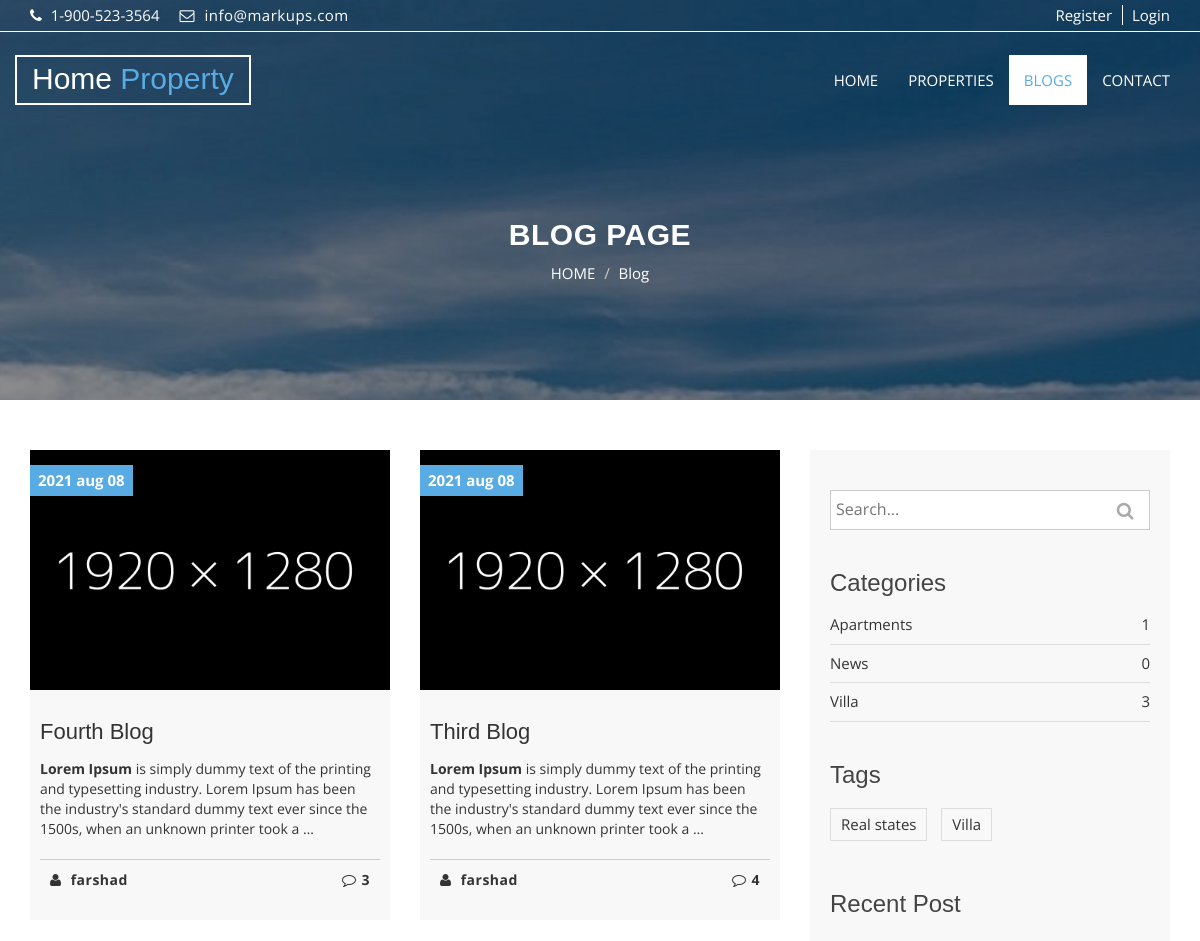
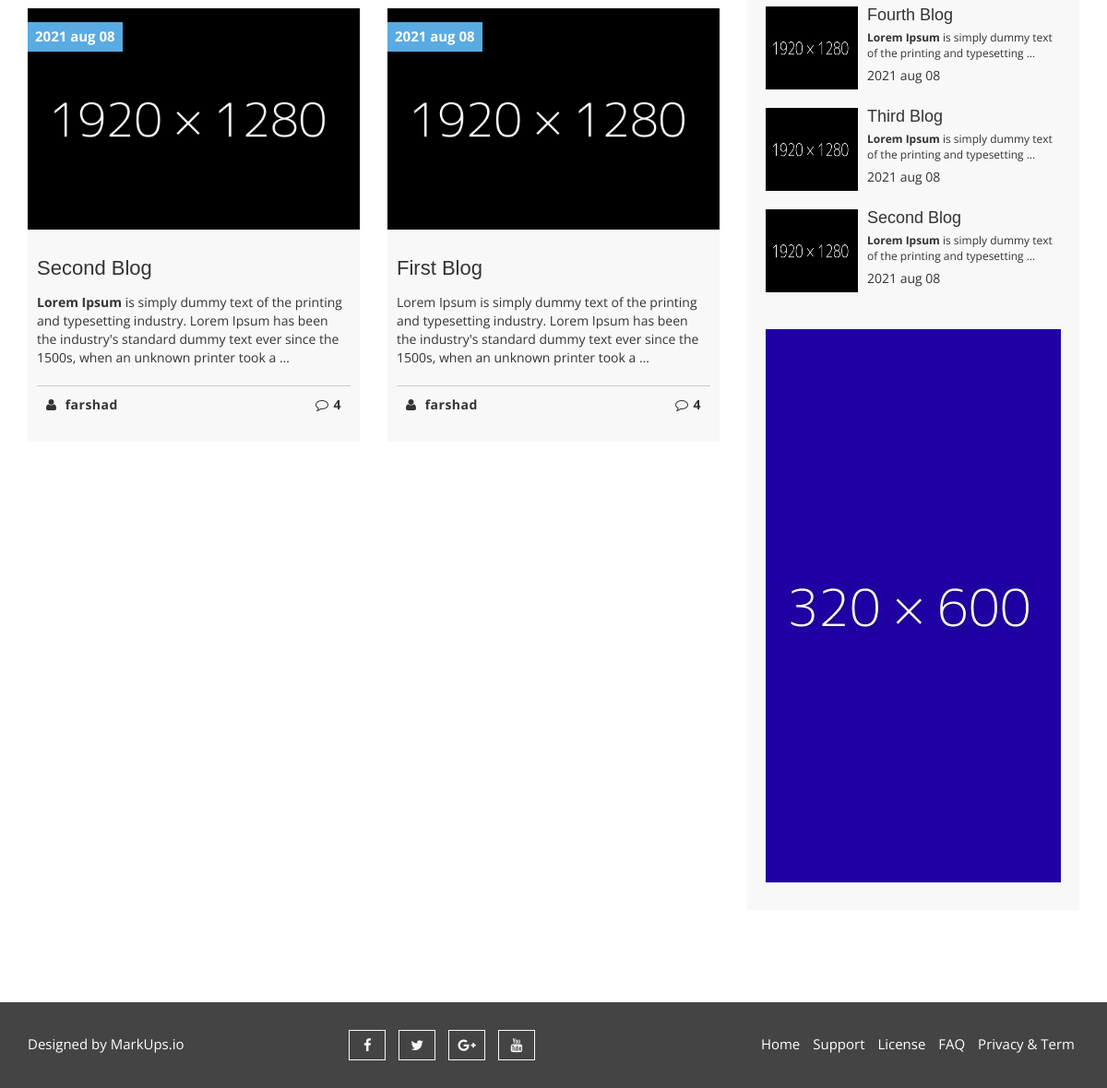
The app's page /blogs, older data (2 pictures, top to bottom).
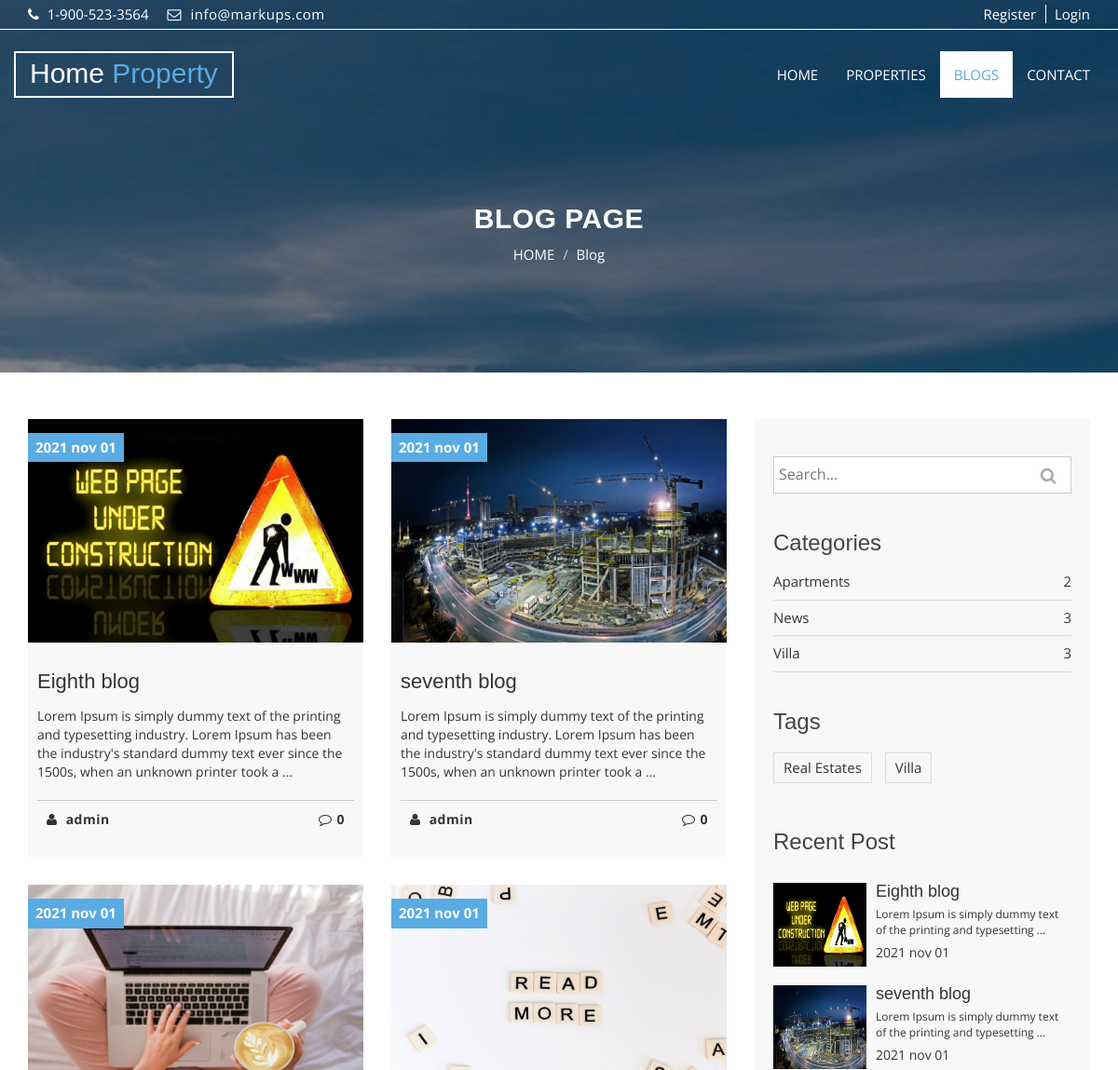
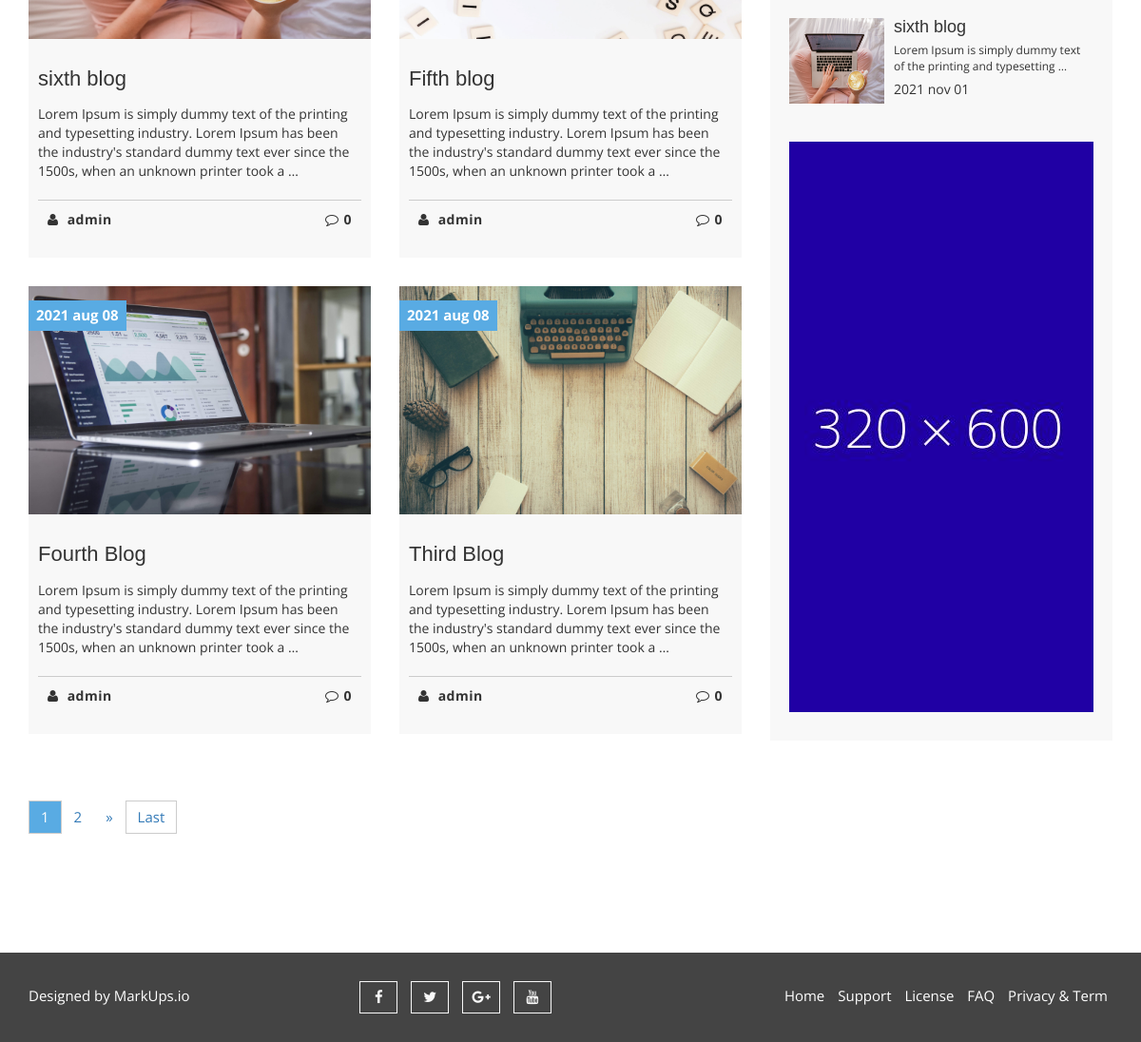
The same page, newer data (2 pictures, top to bottom).
### blog/models.py (models this page shows, shortened)
class Blog(models.Model):
    title = models.CharField(max_length=55, verbose_name='Title')
    author = models.ForeignKey(User, verbose_name='Author', on_delete = models.CASCADE, blank=False, null=False)
    category = models.ForeignKey("Category", related_name="blog", verbose_name='Category', on_delete=models.CASCADE, blank=True, null=True)
    tag = models.ManyToManyField("Tag", related_name="blogs", verbose_name='Tags', blank=True)
    image = models.ImageField(upload_to='blogs/', verbose_name='Image')
    content = RichTextField()
    slug = AutoSlugField(populate_from='title')
    pub_date = models.DateTimeField(auto_now_add=True)
    update_date = models.DateTimeField(auto_now=True)
    def get_absolute_url(self):
        return reverse('Blog-Detail', kwargs={"pk": self.pk})
    class Meta:
        ordering = ('-pub_date',)

class Category(models.Model):
    title = models.CharField(max_length=55, verbose_name='Title')
    slug = AutoSlugField(populate_from='title')
    pub_date = models.DateTimeField(auto_now_add=True)
    class Meta:
        verbose_name_plural = "Catrgories"

class Tag(models.Model):
    title = models.CharField(max_length=55, verbose_name='Title')
    slug = AutoSlugField(populate_from='title')
    pub_date = models.DateTimeField(auto_now_add=True)

### blog/views.py (the view)
# urls.py: path("blogs", views.BlogList.as_view(), name="Blogs-List"),
class BlogList(ListView):
    model = Blog
    template_name = 'blog/blog_list.html'
    context_object_name = 'blogs'
    ordering = '-pub_date'
    paginate_by = 6
    def get_context_data(self, *args, **kwargs):
        context = super(BlogList, self).get_context_data(*args, **kwargs)
        context['categories'] = Category.objects.all().annotate(num_blogs=Count('blog'))
        context['tags'] = Tag.objects.all()
        context['recent_posts'] = Blog.objects.order_by('-pub_date')[:3]
        return context

### blog/templates/blog/blog_list.html (shortened to what this page needs)
{% extends 'base.html' %}
{% load static %}
{% block content %}
  <section id="aa-property-header">
    <div class="container">
      <div class="row">
        <div class="col-md-12">
          <div class="aa-property-header-inner">
            <h2>Blog Page</h2>
            <ol class="breadcrumb">
            <li><a href="#">HOME</a></li>
            <li class="active">Blog</li>
          </ol>
          </div>
        </div>
      </div>
    </div>
  </section>
  <section id="aa-blog">
    <div class="container">
      <div class="row">
        <div class="col-md-12">
          <div class="aa-blog-area">
            <div class="row">
              <div class="col-md-8">
                <div class="aa-blog-content">
                  <div class="row">
                  {% for blog in blogs %}
                    <div class="col-md-6 col-sm-6">
                      <article class="aa-blog-single">
                        <figure class="aa-blog-img">
                          <a href="{{blog.get_absolute_url}}"><img alt="img" src="{{blog.image.url}}"></a>
                          <span class="aa-date-tag">{{blog.pub_date|date:"Y b d"}}</span>
                        </figure>
                        <div class="aa-blog-single-content">
                          <h3><a href="{% url 'Blog-Detail' blog.id %}">{{blog.title}}</a></h3>
                          <p>{{blog.content|safe|truncatewords:30}}</p>
                          <div class="aa-blog-single-bottom">
                            <a class="aa-blog-author" href="#"><i class="fa fa-user"></i> {{blog.author}}</a>
                            <a class="aa-blog-comments" href="#"><i class="fa fa-comment-o"></i>{{blog.comments.count}}</a>
                          </div>
                        </div>
                      </article>
                    </div>
                  {%endfor%}
                  </div>
                  <div class="row">
                    <div class="col-md-12">
                      <div class="aa-properties-content-bottom">
                        <nav>
                          {%include 'property/pagination.html'%}
                        </nav>
                      </div>
                    </div>
                  </div>
                </div>
              </div>
              {% include "blog/sidebar.html"%}
            </div>
          </div>
        </div>
      </div>
    </div>
  </section>
{% endblock content %}

### blog/templates/blog/sidebar.html
{%load static%}
<div class="col-md-4">
    <aside class="aa-blog-sidebar">
        <div class="aa-blog-sidebar-single">
            <form action="{% url 'Blog-Search' %}" method="GET">
                <div class="aa-blog-search">
                <input class="aa-search-text" type="text" name="q" placeholder="Search...">
                <button class="aa-search-submit" type="submit">
                    <i class="fa fa-search"></i>
                </button>
                </div>
            </form>
        </div>
        <div class="aa-blog-sidebar-single">
            <h3>Categories</h3>
            <ul class="aa-blog-catg">
            {% for category in categories %}
                <li><a href="{% url 'Blog-Category' category.slug %}">{{category.title}}</a><span>{{category.num_blogs}}</span></li>
            {% endfor %}
            </ul>
        </div>
        <div class="aa-blog-sidebar-single">
            <h3>Tags</h3>
            <div class="tag-cloud">
            {% for tag in tags %}
                <a href="{% url 'Blog-Tag' tag.slug %}">{{tag.title}}</a>
            {% endfor %}
            </div>
        </div>
        <div class="aa-blog-sidebar-single">
            <h3>Recent Post</h3>
            <div class="aa-blog-recent-post">
            {% for post in recent_posts %}
                <div class="media">
                    <div class="media-left">
                        <a href="{{post.get_absolute_url}}">
                            <img alt="img" src="{{post.image.url}}" class="media-object">
                        </a>
                    </div>
                    <div class="media-body">
                        <h4 class="media-heading"><a href="{{post.get_absolute_url}}">{{post.title}}</a></h4>
                        <p>{{post.content|truncatewords:10|safe}}</p>
                        <span>{{post.pub_date|date:"Y b d"}}</span>
                    </div>
                </div>
            {%endfor%}
            </div>
        </div>
        <div class="aa-blog-sidebar-single">
            <div class="aa-banner-ads">
                <a href="#">
                <img src="{%static 'img/banner-ads.jpg'%}" alt="banner img">
                </a>
            </div>
        </div>
    </aside>
</div>

Row changes from the older to the newer data that the page shows:
no longer on this page (row edited): Blog: image (picture), pub_date "2021 aug 08", title "Second Blog", content "Lorem Ipsum is simply dummy text of the printing and typesetting industry. Lorem Ipsum has been the industry's standard dummy text ever since the 1500s, when an unknown printer took a …", author "farshad", comments.count "4", content "Lorem Ipsum is simply dummy text of the printing and typesetting …"
no longer on this page (row edited): Blog: image (picture), pub_date "2021 aug 08", title "First Blog", content "Lorem Ipsum is simply dummy text of the printing and typesetting industry. Lorem Ipsum has been the industry's standard dummy text ever since the 1500s, when an unknown printer took a …", author "farshad", comments.count "4", shown under "BLOG PAGE"
no longer on one of the page's lists (row edited): Blog: title "Fourth Blog", content "Lorem Ipsum is simply dummy text of the printing and typesetting …", pub_date "2021 aug 08"
no longer on one of the page's lists (row edited): Blog: title "Third Blog", content "Lorem Ipsum is simply dummy text of the printing and typesetting …", pub_date "2021 aug 08"
added Blog: image (picture), pub_date "2021 nov 01", title "Eighth blog", content "Lorem Ipsum is simply dummy text of the printing and typesetting industry. Lorem Ipsum has been the industry's standard dummy text ever since the 1500s, when an unknown printer took a …", author "admin", comments.count "0", content "Lorem Ipsum is simply dummy text of the printing and typesetting …"
added Blog: image (picture), pub_date "2021 nov 01", title "seventh blog", content "Lorem Ipsum is simply dummy text of the printing and typesetting industry. Lorem Ipsum has been the industry's standard dummy text ever since the 1500s, when an unknown printer took a …", author "admin", comments.count "0", content "Lorem Ipsum is simply dummy text of the printing and typesetting …"
added Blog: image (picture), pub_date "2021 nov 01", title "sixth blog", content "Lorem Ipsum is simply dummy text of the printing and typesetting industry. Lorem Ipsum has been the industry's standard dummy text ever since the 1500s, when an unknown printer took a …", author "admin", comments.count "0", content "Lorem Ipsum is simply dummy text of the printing and typesetting …"
added Blog: image (picture), pub_date "2021 nov 01", title "Fifth blog", content "Lorem Ipsum is simply dummy text of the printing and typesetting industry. Lorem Ipsum has been the industry's standard dummy text ever since the 1500s, when an unknown printer took a …", author "admin", comments.count "0", shown under "BLOG PAGE"
changed Blog "Fourth Blog": image: a different picture; author "farshad" → "admin"; comments.count "3" → "0"
changed Blog "Third Blog": image: a different picture; author "farshad" → "admin"; comments.count "4" → "0"
computed for Category "Apartments": num_blogs "1" → "2"
computed for Category "News": num_blogs "0" → "3"
changed Tag: title "Real states" → "Real Estates"
Text that changed along with them:
new list line: "1"
new list line: "2"
text now shown: "» Last"
